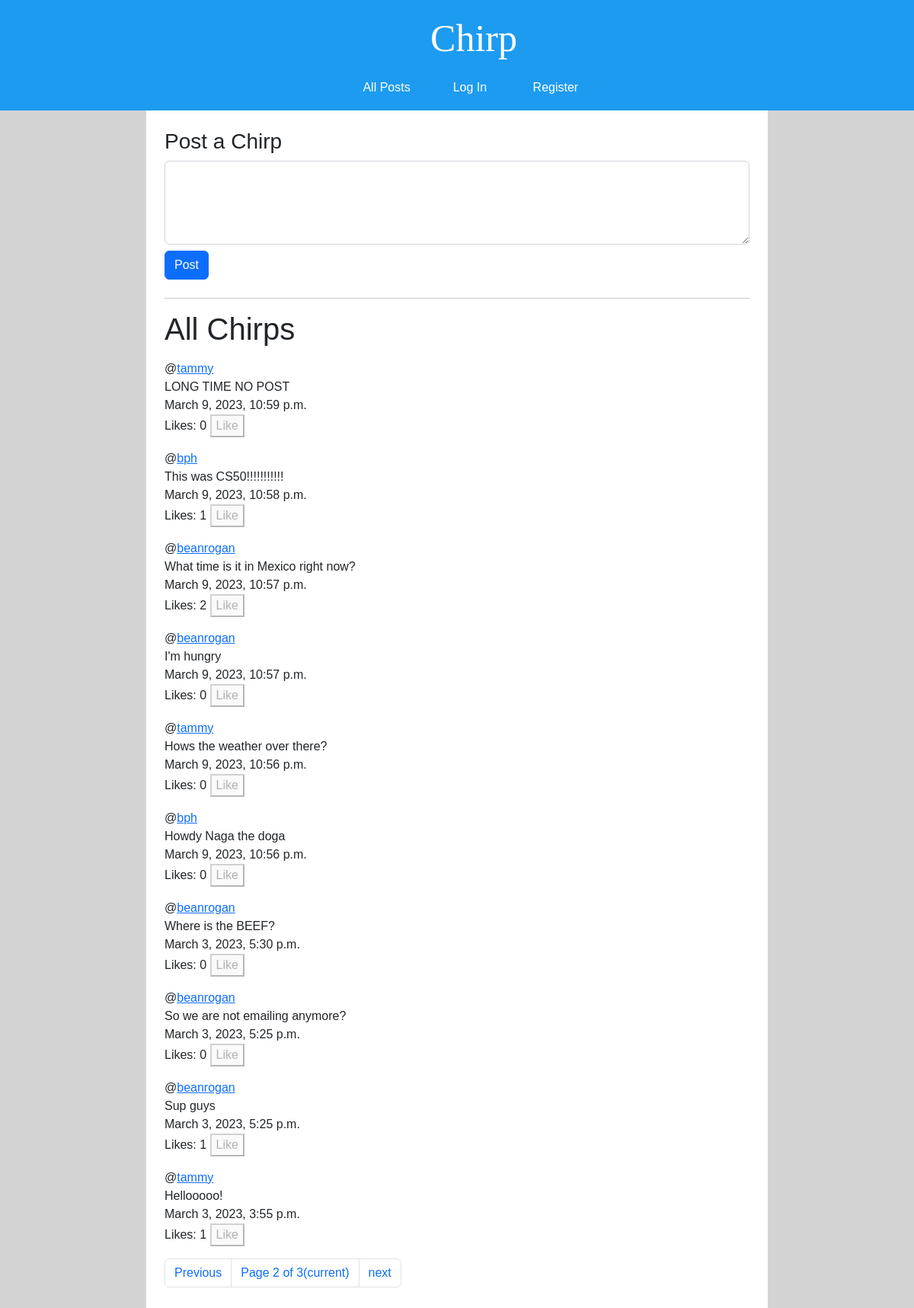
Screenshot of /?page=2 with the database file from the repository.
### network/models.py (models this page shows, shortened)
class Post(models.Model):
    author = models.ForeignKey('User', on_delete=models.CASCADE, related_name="+")
    content = models.TextField(max_length=280, verbose_name='')
    like_count = models.PositiveIntegerField(default=0)                            # REMOVE
    datetime = models.DateTimeField(auto_now_add=True)
    def likes(self):
        return self.like_objs.count()
    def users_liked(self):
        users = [like_obj.user for like_obj in self.like_objs.all()]
        return users

class User(AbstractUser):
    pass

### network/views.py (the view)
# urls.py: path("", views.index, name="index"),
def index(request):
    if request.method == "POST":
        if request.user.is_authenticated:
            f = NewPostForm(request.POST)
            post = f.save(commit=False)
            post.author = request.user
            post.save()
        else:
            return HttpResponse(error_message["login_to_post"])
        return HttpResponseRedirect(reverse("index"))
    else:
        post_list = Post.objects.order_by("-datetime")
        paginator = Paginator(post_list, 10)
        page_number = request.GET.get('page')
        page_obj = paginator.get_page(page_number)
        return render(request, "network/index.html", {
            'form': NewPostForm(),
            'page_obj': page_obj,
        })

### network/forms.py
class NewPostForm(ModelForm):
    class Meta:
        model = Post
        fields = ['content']
        widgets = {
            'content': Textarea(attrs={'class': 'newpost form-control', 'cols': 40, 'rows': 4}),
        }

### network/templates/network/index.html (shortened to what this page needs)
{% extends "network/layout.html" %}
{% block body %}
    <h3>Post a Chirp</h3>
    <div class="new-post-form-container">
        <form action="{% url 'index' %}" method="post">
            {{ form }}
            <input class="btn btn-primary my-2" type="submit" value="Post"/>
        </form>
    </div>
    <hr>
    <h1>All Chirps</h1>
    {% include "network/post-pagination.html" with user=user page_obj=page_obj %}
{% endblock %}

### network/templates/network/post-pagination.html (shortened to what this page needs)
<div class="post-group">
    {% for post in page_obj %}
        <p class="post">
            <div class="post-author" id="postAuthor_{{ post.id }}">@<a href="{% url 'profile' post.author.username %}">{{post.author}}</a></div>
            <div class="post-content-container" id="postContentContainer_{{ post.id }}">
                <div class="post-content" id="postContent_{{ post.id }}" style="display: block">{{post.content}}</div>
            </div>
            <div class="post-datetime" id="postDatetime_{{ post.id }}">{{post.datetime}}</div>
            <div>
                Likes: <span class="like-count" id="likeCount_{{ post.id }}">{{ post.likes }}</span>
                {% if user not in post.users_liked and user.is_authenticated %}
                    <button class="like-unlike-button" id="{{ post.id }}">Like</button>
                {% elif user in post.users_liked and user.is_authenticated %}
                    <button class="like-unlike-button" id="{{ post.id }}">Unlike</button>
                {% else %}
                    <button class="like-unlike-button" id="{{ post.id }}" disabled>Like</button>
                {% endif %}
            </div>
        </p>
    {% empty %}
        <span>So empty... need more posts...</span>
    {% endfor %}
    <nav >
        <ul class="pagination">
            {% if page_obj.has_previous %}
                <li class="page-item previous"><a class="page-link" href="?page={{ page_obj.previous_page_number }}">Previous</a></li>
            {% endif %}
            <li class="page-item current">
                <a class="page-link">Page {{ page_obj.number }} of {{ page_obj.paginator.num_pages }}<span class="sr-only">(current)</span></a>
            </li>
            {% if page_obj.has_next %}
                <li class="page-item next"><a class="page-link" href="?page={{ page_obj.next_page_number }}">next</a></li>
            {% endif %}
        </ul>
    </nav>
</div>

### network/static/network/styles.css (style rules this page uses)
body { background-color: lightgray; font-family: "Varela", sans-serif; }

### rows the page displays
Post: author "tammy", content "LONG TIME NO POST", datetime "March 9, 2023, 10:59 p.m.", likes "0"
Post: author "bph", content "This was CS50!!!!!!!!!!!", datetime "March 9, 2023, 10:58 p.m.", likes "1"
Post: author "beanrogan", content "What time is it in Mexico right now?", datetime "March 9, 2023, 10:57 p.m.", likes "2"
Post: author "beanrogan", content "I'm hungry", datetime "March 9, 2023, 10:57 p.m.", likes "0"
Post: author "tammy", content "Hows the weather over there?", datetime "March 9, 2023, 10:56 p.m.", likes "0"
Post: author "bph", content "Howdy Naga the doga", datetime "March 9, 2023, 10:56 p.m.", likes "0"
Post: author "beanrogan", content "Where is the BEEF?", datetime "March 3, 2023, 5:30 p.m.", likes "0"
Post: author "beanrogan", content "So we are not emailing anymore?", datetime "March 3, 2023, 5:25 p.m.", likes "0"
Post: author "beanrogan", content "Sup guys", datetime "March 3, 2023, 5:25 p.m.", likes "1"
Post: author "tammy", content "Hellooooo!", datetime "March 3, 2023, 3:55 p.m.", likes "1"

### other values shown
{{ page_obj.number }} "2"
{{ page_obj.paginator.num_pages }} "3"
